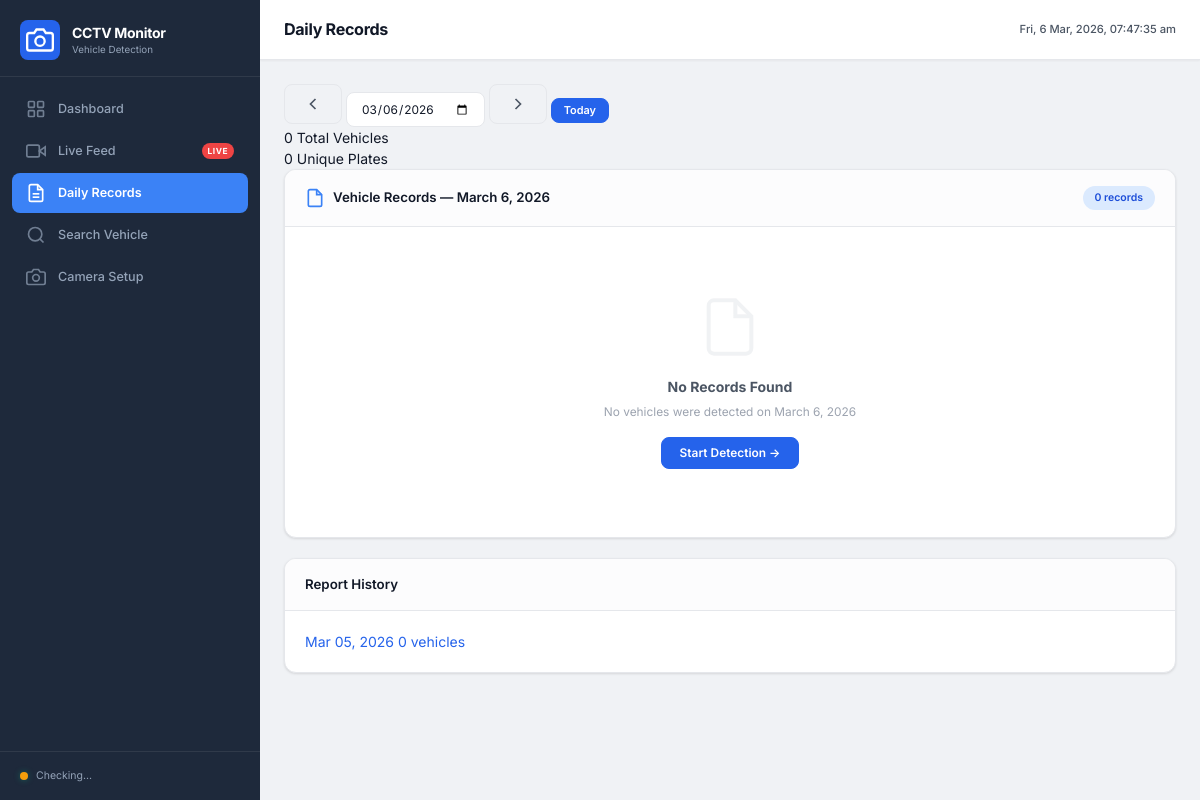
Page /records/ on the earlier database version.
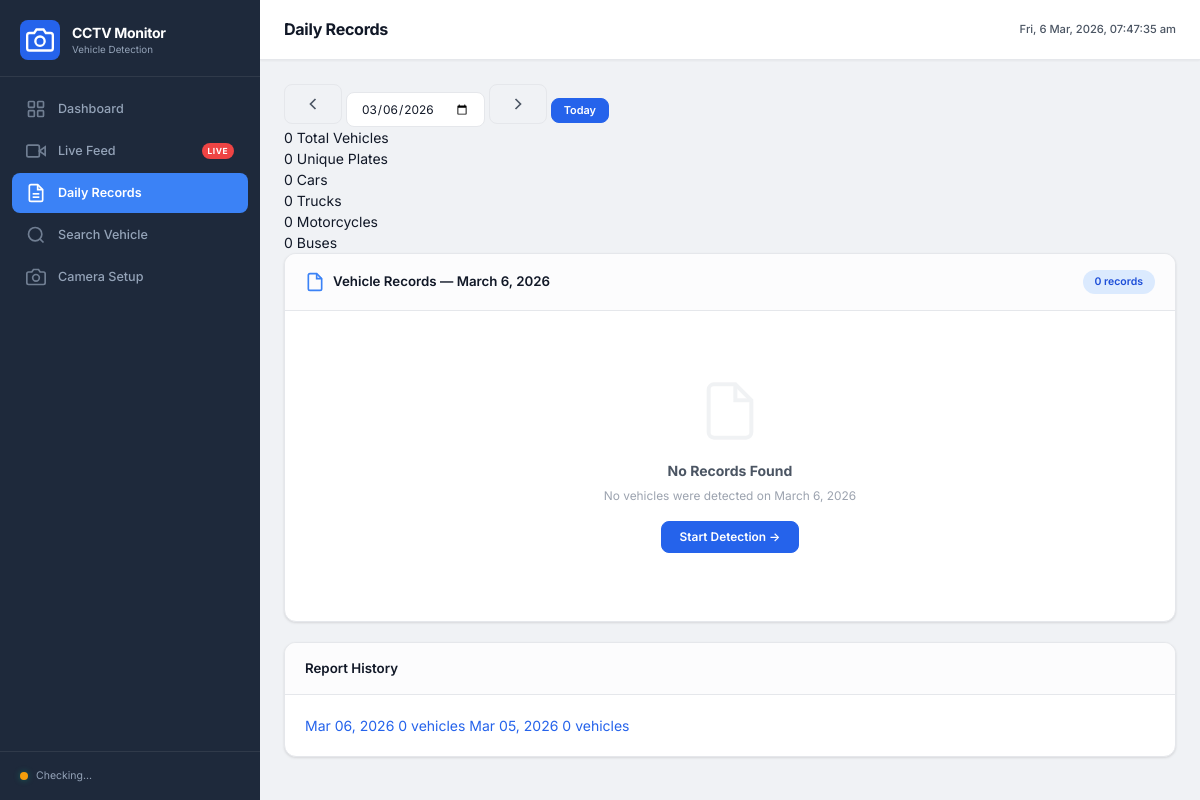
Same page on the later database version.
### vehicles/models.py (models this page shows, shortened)
class DailyReport(models.Model):
    date = models.DateField(unique=True, db_index=True)
    total_vehicles = models.IntegerField(default=0)
    total_cars = models.IntegerField(default=0)
    total_trucks = models.IntegerField(default=0)
    total_buses = models.IntegerField(default=0)
    total_motorcycles = models.IntegerField(default=0)
    total_autos = models.IntegerField(default=0)
    total_unknown = models.IntegerField(default=0)
    unique_plates = models.IntegerField(default=0)
    created_at = models.DateTimeField(auto_now_add=True)
    updated_at = models.DateTimeField(auto_now=True)
    class Meta:
        ordering = ['-date']
        verbose_name = "Daily Report"
        verbose_name_plural = "Daily Reports"

### vehicles/views.py (the view)
# urls.py: path('records/', views.daily_records, name='daily_records'),
def daily_records(request):
    selected_date = request.GET.get('date', date.today().isoformat())
    try:
        selected_date = date.fromisoformat(selected_date)
    except ValueError:
        selected_date = date.today()
    records = VehicleRecord.objects.filter(detected_at__date=selected_date)
    type_counts = records.values('vehicle_type').annotate(count=Count('id'))
    report = DailyReport.objects.filter(date=selected_date).first()
    all_reports = DailyReport.objects.all()[:30]
    context = {
        'selected_date': selected_date,
        'records': records,
        'type_counts': type_counts,
        'report': report,
        'all_reports': all_reports,
        'total_count': records.count(),
        'unique_plates': records.exclude(
            license_plate='UNREADABLE'
        ).values('license_plate').distinct().count(),
    }
    return render(request, 'vehicles/daily_records.html', context)

### vehicles/templates/vehicles/daily_records.html (shortened to what this page needs)
{% extends "vehicles/base.html" %}
{% load static %}
{% block page_title %}Daily Records{% endblock %}
{% block content %}
<div class="records-container">
    <div class="records-header">
        <div class="date-selector">
            <button class="btn btn--ghost" id="btn-prev-day" onclick="changeDate(-1)">
                <svg width="20" height="20" viewBox="0 0 24 24" fill="none" stroke="currentColor" stroke-width="2">
                    <polyline points="15 18 9 12 15 6" />
                </svg>
            </button>
            <input type="date" id="date-picker" class="date-input" value="{{ selected_date|date:'Y-m-d' }}"
                onchange="goToDate(this.value)">
            <button class="btn btn--ghost" id="btn-next-day" onclick="changeDate(1)">
                <svg width="20" height="20" viewBox="0 0 24 24" fill="none" stroke="currentColor" stroke-width="2">
                    <polyline points="9 18 15 12 9 6" />
                </svg>
            </button>
            <button class="btn btn--primary btn--sm" onclick="goToDate('{% now 'Y-m-d' %}')">Today</button>
        </div>
        <div class="records-summary-cards">
            <div class="summary-card" id="summary-total">
                <span class="summary-card__value">{{ total_count }}</span>
                <span class="summary-card__label">Total Vehicles</span>
            </div>
            <div class="summary-card" id="summary-unique">
                <span class="summary-card__value">{{ unique_plates }}</span>
                <span class="summary-card__label">Unique Plates</span>
            </div>
            {% if report %}
            <div class="summary-card" id="summary-cars">
                <span class="summary-card__value">{{ report.total_cars }}</span>
                <span class="summary-card__label">Cars</span>
            </div>
            <div class="summary-card" id="summary-trucks">
                <span class="summary-card__value">{{ report.total_trucks }}</span>
                <span class="summary-card__label">Trucks</span>
            </div>
            <div class="summary-card" id="summary-bikes">
                <span class="summary-card__value">{{ report.total_motorcycles }}</span>
                <span class="summary-card__label">Motorcycles</span>
            </div>
            <div class="summary-card" id="summary-buses">
                <span class="summary-card__value">{{ report.total_buses }}</span>
                <span class="summary-card__label">Buses</span>
            </div>
            {% endif %}
        </div>
    </div>
    <div class="card" id="records-table-card">
        <div class="card__header">
            <h2 class="card__title">
                <svg width="20" height="20" viewBox="0 0 24 24" fill="none" stroke="currentColor" stroke-width="2">
                    <path d="M14 2H6a2 2 0 0 0-2 2v16a2 2 0 0 0 2 2h12a2 2 0 0 0 2-2V8z" />
                    <polyline points="14 2 14 8 20 8" />
                </svg>
                Vehicle Records — {{ selected_date|date:"F j, Y" }}
            </h2>
            <span class="record-count-badge">{{ total_count }} records</span>
        </div>
        <div class="card__body">
            {% if records %}
            <div class="table-wrapper">
                <table class="data-table" id="records-table">
                    <thead>
                        <tr>
                            <th>#</th>
                            <th>License Plate</th>
                            <th>Vehicle Type</th>
                            <th>Confidence</th>
                            <th>Time Detected</th>
                            <th>Image</th>
                        </tr>
                    </thead>
                    <tbody>
                        {% for record in records %}
                        <tr class="table-row" data-id="{{ record.id }}">
                            <td class="td-index">{{ forloop.counter }}</td>
                            <td>
                                <span class="plate-badge">{{ record.license_plate }}</span>
                            </td>
                            <td>
                                <span class="type-badge type-badge--{{ record.vehicle_type }}">
                                    {{ record.get_vehicle_type_display }}
                                </span>
                            </td>
                            <td>
                                <div class="confidence-inline">
                                    <div class="confidence-bar-sm">
                                        <div class="confidence-bar-sm__fill"
                                            style="width: {{ record.confidence|floatformat:0 }}%"></div>
                                    </div>
                                    <span>{{ record.confidence|floatformat:1 }}%</span>
                                </div>
                            </td>
                            <td class="td-time">{{ record.detected_at|date:"H:i:s" }}</td>
                            <td>
                                {% if record.captured_image %}
                                <a href="{{ record.captured_image.url }}" target="_blank" class="img-link">
                                    <svg width="16" height="16" viewBox="0 0 24 24" fill="none" stroke="currentColor"
                                        stroke-width="2">
                                        <rect x="3" y="3" width="18" height="18" rx="2" ry="2" />
                                        <circle cx="8.5" cy="8.5" r="1.5" />
                                        <polyline points="21 15 16 10 5 21" />
                                    </svg>
                                    View
                                </a>
                                {% else %}
                                <span class="text-muted">—</span>
                                {% endif %}
                            </td>
                        </tr>
                        {% endfor %}
                    </tbody>
                </table>
            </div>
            {% else %}
            <div class="empty-state">
                <svg width="64" height="64" viewBox="0 0 24 24" fill="none" stroke="currentColor" stroke-width="1.5"
                    opacity="0.3">
                    <path d="M14 2H6a2 2 0 0 0-2 2v16a2 2 0 0 0 2 2h12a2 2 0 0 0 2-2V8z" />
                    <polyline points="14 2 14 8 20 8" />
                </svg>
                <h3>No Records Found</h3>
                <p>No vehicles were detected on {{ selected_date|date:"F j, Y" }}</p>
                <a href="{% url 'vehicles:live_feed' %}" class="btn btn--primary">Start Detection →</a>
            </div>
            {% endif %}
        </div>
    </div>
    <div class="card" id="history-card">
        <div class="card__header">
            <h3 class="card__title">Report History</h3>
        </div>
        <div class="card__body">
            {% if all_reports %}
            <div class="report-history-list">
                {% for rpt in all_reports %}
                <a href="?date={{ rpt.date|date:'Y-m-d' }}"
                    class="report-history-item {% if rpt.date == selected_date %}active{% endif %}">
                    <span class="report-date">{{ rpt.date|date:"M d, Y" }}</span>
                    <span class="report-count">{{ rpt.total_vehicles }} vehicles</span>
                </a>
                {% endfor %}
            </div>
            {% else %}
            <p class="text-muted text-center">No reports available</p>
            {% endif %}
        </div>
    </div>
</div>
{% endblock %}

### vehicles/templates/vehicles/base.html (shortened to what this page needs)
{% load static %}
<!DOCTYPE html>
<html lang="en" data-theme="dark">
<head>
    <link rel="stylesheet" href="{% static 'css/style.css' %}">
</head>
<body>
    <nav class="sidebar" id="sidebar">
        <div class="sidebar-header">
            <div class="logo">
                <div class="logo-icon">
                    <svg width="28" height="28" viewBox="0 0 24 24" fill="none" stroke="currentColor" stroke-width="2">
                        <path d="M23 19a2 2 0 0 1-2 2H3a2 2 0 0 1-2-2V8a2 2 0 0 1 2-2h4l2-3h6l2 3h4a2 2 0 0 1 2 2z" />
                        <circle cx="12" cy="13" r="4" />
                    </svg>
                </div>
                <div class="logo-text">
                    <span class="logo-title">CCTV Monitor</span>
                    <span class="logo-subtitle">Vehicle Detection</span>
                </div>
            </div>
        </div>
        <div class="sidebar-nav">
            <a href="{% url 'vehicles:dashboard' %}"
                class="nav-item {% if request.resolver_match.url_name == 'dashboard' %}active{% endif %}"
                id="nav-dashboard">
                <svg width="20" height="20" viewBox="0 0 24 24" fill="none" stroke="currentColor" stroke-width="2">
                    <rect x="3" y="3" width="7" height="7" rx="1" />
                    <rect x="14" y="3" width="7" height="7" rx="1" />
                    <rect x="3" y="14" width="7" height="7" rx="1" />
                    <rect x="14" y="14" width="7" height="7" rx="1" />
                </svg>
                <span>Dashboard</span>
            </a>
            <a href="{% url 'vehicles:live_feed' %}"
                class="nav-item {% if request.resolver_match.url_name == 'live_feed' %}active{% endif %}" id="nav-live">
                <svg width="20" height="20" viewBox="0 0 24 24" fill="none" stroke="currentColor" stroke-width="2">
                    <polygon points="23 7 16 12 23 17 23 7" />
                    <rect x="1" y="5" width="15" height="14" rx="2" ry="2" />
                </svg>
                <span>Live Feed</span>
                <span class="live-badge">LIVE</span>
            </a>
            <a href="{% url 'vehicles:daily_records' %}"
                class="nav-item {% if request.resolver_match.url_name == 'daily_records' %}active{% endif %}"
                id="nav-records">
                <svg width="20" height="20" viewBox="0 0 24 24" fill="none" stroke="currentColor" stroke-width="2">
                    <path d="M14 2H6a2 2 0 0 0-2 2v16a2 2 0 0 0 2 2h12a2 2 0 0 0 2-2V8z" />
                    <polyline points="14 2 14 8 20 8" />
                    <line x1="16" y1="13" x2="8" y2="13" />
                    <line x1="16" y1="17" x2="8" y2="17" />
                </svg>
                <span>Daily Records</span>
            </a>
            <a href="{% url 'vehicles:search' %}"
                class="nav-item {% if request.resolver_match.url_name == 'search' %}active{% endif %}" id="nav-search">
                <svg width="20" height="20" viewBox="0 0 24 24" fill="none" stroke="currentColor" stroke-width="2">
                    <circle cx="11" cy="11" r="8" />
                    <line x1="21" y1="21" x2="16.65" y2="16.65" />
                </svg>
                <span>Search Vehicle</span>
            </a>
            <a href="{% url 'vehicles:cameras' %}"
                class="nav-item {% if request.resolver_match.url_name == 'cameras' %}active{% endif %}"
                id="nav-cameras">
                <svg width="20" height="20" viewBox="0 0 24 24" fill="none" stroke="currentColor" stroke-width="2">
                    <path d="M23 19a2 2 0 0 1-2 2H3a2 2 0 0 1-2-2V8a2 2 0 0 1 2-2h4l2-3h6l2 3h4a2 2 0 0 1 2 2z" />
                    <circle cx="12" cy="13" r="4" />
                </svg>
                <span>Camera Setup</span>
            </a>
        </div>
        <div class="sidebar-footer">
            <div class="system-status">
                <div class="status-dot" id="system-status-dot"></div>
                <span class="status-text" id="system-status-text">System Active</span>
            </div>
        </div>
    </nav>
    <main class="main-content">
        <header class="top-bar">
            <div class="page-title">
                <h1>{% block page_title %}Dashboard{% endblock %}</h1>
            </div>
            <div class="top-bar-actions">
                <div class="datetime" id="datetime-display"></div>
            </div>
        </header>
        <div class="content-area">
            {% block content %}{% endblock %}
        </div>
    </main>
</body>
</html>

Differences in the rows shown:
added DailyReport: total_cars "0", total_trucks "0", total_motorcycles "0", total_buses "0", date "Mar 06, 2026", total_vehicles "0"
Other differences:
text now shown: "Cars Trucks Motorcycles Buses"
